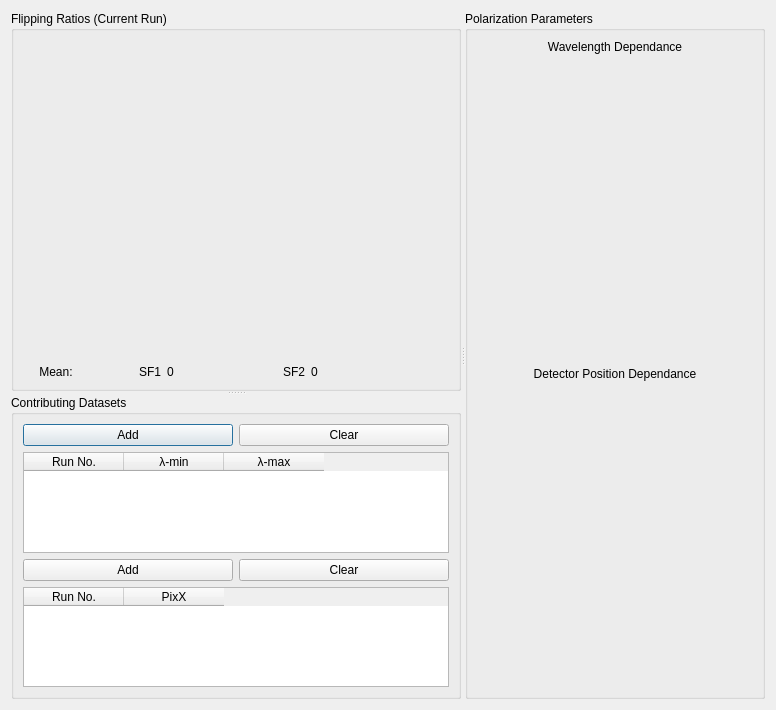
<?xml version="1.0" encoding="UTF-8"?>
<ui version="4.0">
 <class>Dialog</class>
 <widget class="QDialog" name="Dialog">
  <property name="geometry">
   <rect>
    <x>0</x>
    <y>0</y>
    <width>776</width>
    <height>710</height>
   </rect>
  </property>
  <property name="windowTitle">
   <string>Dialog</string>
  </property>
  <layout class="QHBoxLayout" name="horizontalLayout_2">
   <item>
    <widget class="QSplitter" name="splitter_2">
     <property name="orientation">
      <enum>Qt::Horizontal</enum>
     </property>
     <widget class="QSplitter" name="splitter">
      <property name="orientation">
       <enum>Qt::Vertical</enum>
      </property>
      <widget class="QGroupBox" name="groupBox">
       <property name="sizePolicy">
        <sizepolicy hsizetype="Preferred" vsizetype="Expanding">
         <horstretch>0</horstretch>
         <verstretch>10</verstretch>
        </sizepolicy>
       </property>
       <property name="title">
        <string>Flipping Ratios (Current Run)</string>
       </property>
       <layout class="QVBoxLayout" name="verticalLayout">
        <item>
         <widget class="MPLWidget" name="flippingRatios" native="true">
          <property name="sizePolicy">
           <sizepolicy hsizetype="Expanding" vsizetype="Expanding">
            <horstretch>1</horstretch>
            <verstretch>2</verstretch>
           </sizepolicy>
          </property>
         </widget>
        </item>
        <item>
         <layout class="QHBoxLayout" name="horizontalLayout">
          <item>
           <widget class="QLabel" name="label_2">
            <property name="sizePolicy">
             <sizepolicy hsizetype="Preferred" vsizetype="Fixed">
              <horstretch>0</horstretch>
              <verstretch>0</verstretch>
             </sizepolicy>
            </property>
            <property name="text">
             <string>Mean:</string>
            </property>
            <property name="alignment">
             <set>Qt::AlignCenter</set>
            </property>
           </widget>
          </item>
          <item>
           <widget class="QLabel" name="label_3">
            <property name="sizePolicy">
             <sizepolicy hsizetype="Preferred" vsizetype="Fixed">
              <horstretch>0</horstretch>
              <verstretch>0</verstretch>
             </sizepolicy>
            </property>
            <property name="text">
             <string>SF1</string>
            </property>
            <property name="alignment">
             <set>Qt::AlignRight|Qt::AlignTrailing|Qt::AlignVCenter</set>
            </property>
           </widget>
          </item>
          <item>
           <widget class="QLabel" name="FR1">
            <property name="sizePolicy">
             <sizepolicy hsizetype="Preferred" vsizetype="Fixed">
              <horstretch>0</horstretch>
              <verstretch>0</verstretch>
             </sizepolicy>
            </property>
            <property name="text">
             <string>0</string>
            </property>
           </widget>
          </item>
          <item>
           <widget class="QLabel" name="label_5">
            <property name="sizePolicy">
             <sizepolicy hsizetype="Preferred" vsizetype="Fixed">
              <horstretch>0</horstretch>
              <verstretch>0</verstretch>
             </sizepolicy>
            </property>
            <property name="text">
             <string>SF2</string>
            </property>
            <property name="alignment">
             <set>Qt::AlignRight|Qt::AlignTrailing|Qt::AlignVCenter</set>
            </property>
           </widget>
          </item>
          <item>
           <widget class="QLabel" name="FR2">
            <property name="sizePolicy">
             <sizepolicy hsizetype="Preferred" vsizetype="Fixed">
              <horstretch>0</horstretch>
              <verstretch>0</verstretch>
             </sizepolicy>
            </property>
            <property name="text">
             <string>0</string>
            </property>
           </widget>
          </item>
          <item>
           <widget class="QLabel" name="PolLabel">
            <property name="text">
             <string/>
            </property>
           </widget>
          </item>
         </layout>
        </item>
       </layout>
      </widget>
      <widget class="QGroupBox" name="groupBox">
       <property name="sizePolicy">
        <sizepolicy hsizetype="Preferred" vsizetype="Expanding">
         <horstretch>0</horstretch>
         <verstretch>1</verstretch>
        </sizepolicy>
       </property>
       <property name="title">
        <string>Contributing Datasets</string>
       </property>
       <layout class="QVBoxLayout" name="verticalLayout_2">
        <item>
         <layout class="QHBoxLayout" name="horizontalLayout_3">
          <item>
           <widget class="QPushButton" name="pushButton_2">
            <property name="text">
             <string>Add</string>
            </property>
           </widget>
          </item>
          <item>
           <widget class="QPushButton" name="pushButton">
            <property name="text">
             <string>Clear</string>
            </property>
           </widget>
          </item>
         </layout>
        </item>
        <item>
         <widget class="QTableWidget" name="wlTable">
          <property name="sizePolicy">
           <sizepolicy hsizetype="Preferred" vsizetype="Preferred">
            <horstretch>0</horstretch>
            <verstretch>1</verstretch>
           </sizepolicy>
          </property>
          <column>
           <property name="text">
            <string>Run No.</string>
           </property>
          </column>
          <column>
           <property name="text">
            <string>λ-min</string>
           </property>
          </column>
          <column>
           <property name="text">
            <string>λ-max</string>
           </property>
          </column>
         </widget>
        </item>
        <item>
         <layout class="QHBoxLayout" name="horizontalLayout_4">
          <item>
           <widget class="QPushButton" name="pushButton_4">
            <property name="text">
             <string>Add</string>
            </property>
           </widget>
          </item>
          <item>
           <widget class="QPushButton" name="pushButton_3">
            <property name="text">
             <string>Clear</string>
            </property>
           </widget>
          </item>
         </layout>
        </item>
        <item>
         <widget class="QTableWidget" name="xTable">
          <property name="sizePolicy">
           <sizepolicy hsizetype="Preferred" vsizetype="Preferred">
            <horstretch>0</horstretch>
            <verstretch>1</verstretch>
           </sizepolicy>
          </property>
          <column>
           <property name="text">
            <string>Run No.</string>
           </property>
          </column>
          <column>
           <property name="text">
            <string>PixX</string>
           </property>
          </column>
         </widget>
        </item>
       </layout>
      </widget>
     </widget>
     <widget class="QGroupBox" name="groupBox_2">
      <property name="title">
       <string>Polarization Parameters</string>
      </property>
      <layout class="QVBoxLayout" name="verticalLayout_3">
       <item>
        <widget class="QLabel" name="label">
         <property name="sizePolicy">
          <sizepolicy hsizetype="Preferred" vsizetype="Fixed">
           <horstretch>0</horstretch>
           <verstretch>0</verstretch>
          </sizepolicy>
         </property>
         <property name="text">
          <string>Wavelength Dependance</string>
         </property>
         <property name="alignment">
          <set>Qt::AlignCenter</set>
         </property>
        </widget>
       </item>
       <item>
        <widget class="MPLWidget" name="wavelengthPol" native="true"/>
       </item>
       <item>
        <widget class="QLabel" name="label_4">
         <property name="sizePolicy">
          <sizepolicy hsizetype="Preferred" vsizetype="Fixed">
           <horstretch>0</horstretch>
           <verstretch>0</verstretch>
          </sizepolicy>
         </property>
         <property name="text">
          <string>Detector Position Dependance</string>
         </property>
         <property name="alignment">
          <set>Qt::AlignCenter</set>
         </property>
        </widget>
       </item>
       <item>
        <widget class="MPLWidget" name="detectorPol" native="true"/>
       </item>
      </layout>
     </widget>
    </widget>
   </item>
  </layout>
 </widget>
 <customwidgets>
  <customwidget>
   <class>MPLWidget</class>
   <extends>QWidget</extends>
   <header location="global">.mplwidget.h</header>
   <container>1</container>
  </customwidget>
 </customwidgets>
 <resources/>
 <connections>
  <connection>
   <sender>pushButton_2</sender>
   <signal>pressed()</signal>
   <receiver>Dialog</receiver>
   <slot>addWL()</slot>
   <hints>
    <hint type="sourcelabel">
     <x>104</x>
     <y>119</y>
    </hint>
    <hint type="destinationlabel">
     <x>2</x>
     <y>116</y>
    </hint>
   </hints>
  </connection>
  <connection>
   <sender>pushButton</sender>
   <signal>pressed()</signal>
   <receiver>Dialog</receiver>
   <slot>clearWL()</slot>
   <hints>
    <hint type="sourcelabel">
     <x>288</x>
     <y>120</y>
    </hint>
    <hint type="destinationlabel">
     <x>-2</x>
     <y>91</y>
    </hint>
   </hints>
  </connection>
  <connection>
   <sender>pushButton_4</sender>
   <signal>pressed()</signal>
   <receiver>Dialog</receiver>
   <slot>addX()</slot>
   <hints>
    <hint type="sourcelabel">
     <x>99</x>
     <y>419</y>
    </hint>
    <hint type="destinationlabel">
     <x>3</x>
     <y>424</y>
    </hint>
   </hints>
  </connection>
  <connection>
   <sender>pushButton_3</sender>
   <signal>pressed()</signal>
   <receiver>Dialog</receiver>
   <slot>clearX()</slot>
   <hints>
    <hint type="sourcelabel">
     <x>337</x>
     <y>420</y>
    </hint>
    <hint type="destinationlabel">
     <x>1</x>
     <y>410</y>
    </hint>
   </hints>
  </connection>
  <connection>
   <sender>wlTable</sender>
   <signal>cellChanged(int,int)</signal>
   <receiver>Dialog</receiver>
   <slot>update_fr()</slot>
   <hints>
    <hint type="sourcelabel">
     <x>221</x>
     <y>262</y>
    </hint>
    <hint type="destinationlabel">
     <x>0</x>
     <y>201</y>
    </hint>
   </hints>
  </connection>
 </connections>
 <slots>
  <slot>addWL()</slot>
  <slot>clearWL()</slot>
  <slot>addX()</slot>
  <slot>clearX()</slot>
  <slot>update_fr()</slot>
 </slots>
</ui>
